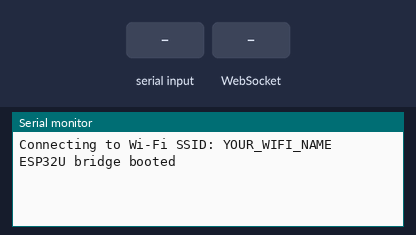
The sketch below on a simulated ESP32. Shown: the last lines printed to the serial monitor. Inputs (shaded band) come from the test bench. WiFi joins after 1.5 s; servers stay silent unless stated.

Above: at 1.2 s.
1.3 s: "sync\n" received over the second serial link
At 1.6 s:
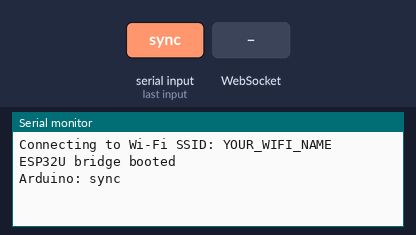
2.8 s: WebSocket text "sync" received
At 4.0 s:
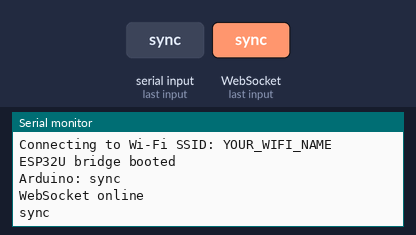
4.3 s: "start_game\n" received over the second serial link
At 5.1 s:
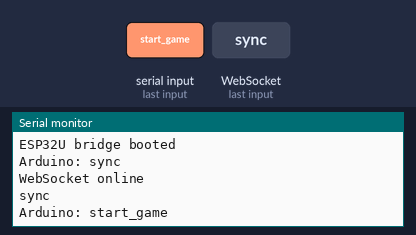
5.8 s: WebSocket text "start_game" received
At 6.3 s:
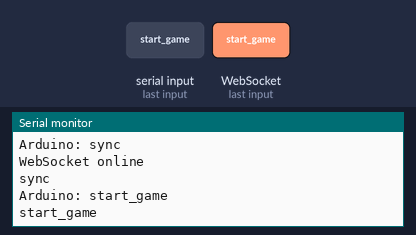
7.3 s: "game_over\n" received over the second serial link
At 8.5 s:
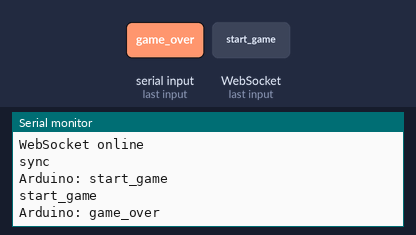
8.8 s: WebSocket text "game_over" received
At 9.7 s:
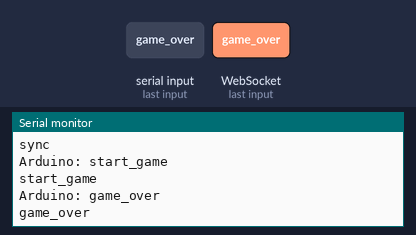

The sketch:

esp32u_bridge.ino
```cpp
/*
  ESP32U bridge firmware

  Role:
  - Connects to Wi-Fi.
  - Connects to Render hardware WebSocket endpoint.
  - Talks to Arduino Uno over UART2.

  Runtime wiring:
  - Arduino D3 -> 1k -> junction -> ESP32U GPIO4
  - junction -> 2.2k -> GND
  - ESP32U GPIO17 -> Arduino D2
  - ESP32U GND -> Arduino GND
*/

// # Libraries
#include <Arduino.h>
#include <WebSocketsClient.h>
#include <WiFi.h>

// # Wi-Fi Settings
#if __has_include("wifi_config.h")
#include "wifi_config.h"
#else
const char* WIFI_SSID = "YOUR_WIFI_NAME";
const char* WIFI_PASSWORD = "YOUR_WIFI_PASSWORD";
#endif

// # Render WebSocket Settings
const char* WS_HOST = "bingo-embedded-system.onrender.com";
const uint16_t WS_PORT = 443;
const char* WS_PATH = "/hardware";

// # UART And Timing Settings
const uint8_t ARDUINO_RX_PIN = 4;   // ESP32 receives from Arduino D3 through divider.
const uint8_t ARDUINO_TX_PIN = 17;  // ESP32 sends to Arduino D2.
const unsigned long HEARTBEAT_INTERVAL_MS = 15000;
const unsigned long WIFI_STATUS_INTERVAL_MS = 5000;
const unsigned long WIFI_RETRY_INTERVAL_MS = 20000;

// # Hardware Objects
WebSocketsClient webSocket;

// # Runtime State
String arduinoLine = "";
bool wsConnected = false;
unsigned long lastHeartbeatAt = 0;
unsigned long lastWifiStatusAt = 0;
unsigned long lastWifiRetryAt = 0;

// # Small JSON Helpers
String extractJsonString(const String& json, const String& key) {
  String pattern = "\"" + key + "\":";
  int keyIndex = json.indexOf(pattern);
  if (keyIndex < 0) return "";

  int quoteStart = json.indexOf('"', keyIndex + pattern.length());
  if (quoteStart < 0) return "";

  int quoteEnd = json.indexOf('"', quoteStart + 1);
  if (quoteEnd < 0) return "";

  return json.substring(quoteStart + 1, quoteEnd);
}

long extractJsonLong(const String& json, const String& key, long fallback) {
  String pattern = "\"" + key + "\":";
  int keyIndex = json.indexOf(pattern);
  if (keyIndex < 0) return fallback;

  int valueStart = keyIndex + pattern.length();
  while (valueStart < (int)json.length() && json[valueStart] == ' ') valueStart++;

  int valueEnd = valueStart;
  while (valueEnd < (int)json.length() && (isDigit(json[valueEnd]) || json[valueEnd] == '-')) {
    valueEnd++;
  }

  if (valueEnd == valueStart) return fallback;
  return json.substring(valueStart, valueEnd).toInt();
}

// # Messages To Server
void sendWs(String payload) {
  if (wsConnected) webSocket.sendTXT(payload);
}

void sendHardwareHello() {
  String deviceId = "esp32u-" + String((uint32_t)ESP.getEfuseMac(), HEX);
  sendWs("{\"type\":\"hardware_hello\",\"deviceId\":\"" + deviceId + "\",\"version\":\"esp32u-bridge-1.0.0\"}");
}

void sendHeartbeat() {
  sendWs("{\"type\":\"heartbeat\",\"uptimeMs\":" + String(millis()) + "}");
}

// # Server WebSocket Events
void webSocketEvent(WStype_t type, uint8_t* payload, size_t length) {
  if (type == WStype_CONNECTED) {
    wsConnected = true;
    Serial.println("WebSocket online");
    Serial2.println("NET:ONLINE");
    sendHardwareHello();
    return;
  }

  if (type == WStype_DISCONNECTED) {
    wsConnected = false;
    Serial.println("WebSocket offline");
    Serial2.println("NET:OFFLINE");
    return;
  }

  if (type != WStype_TEXT) return;

  String message;
  message.reserve(length);
  for (size_t i = 0; i < length; i++) {
    message += (char)payload[i];
  }

  String messageType = extractJsonString(message, "type");
  Serial.println(message);

  if (messageType == "sync") {
    Serial2.println("SYNC:" + extractJsonString(message, "phase"));
    return;
  }

  if (messageType == "start_game") {
    String roundId = extractJsonString(message, "roundId");
    long countdownMs = extractJsonLong(message, "countdownMs", 6000);
    Serial2.println("START:" + roundId + ":" + String(countdownMs));
    return;
  }

  if (messageType == "game_over") {
    String winnerName = extractJsonString(message, "winnerName");
    long winnerSeat = extractJsonLong(message, "winnerSeat", 1);
    long winTimeMs = extractJsonLong(message, "winTimeMs", 0);
    Serial2.println("WIN:" + winnerName + ":" + String(winnerSeat) + ":" + String(winTimeMs));
    return;
  }

  if (messageType == "reset") {
    Serial2.println("RESET");
  }
}

// # Messages From Arduino
void handleArduinoLine(const String& line) {
  Serial.print("Arduino: ");
  Serial.println(line);

  if (line.startsWith("DRAW:")) {
    int number = line.substring(5).toInt();
    sendWs("{\"type\":\"drawn_number\",\"number\":" + String(number) + "}");
    return;
  }

  if (line == "RESET_REQ") {
    sendWs("{\"type\":\"reset_requested\"}");
    return;
  }

  if (line == "HELLO") {
    if (wsConnected) {
      Serial2.println("NET:ONLINE");
    } else if (WiFi.status() == WL_CONNECTED) {
      Serial2.println("NET:OFFLINE");
    } else {
      Serial2.println("NET:WIFI_WAIT");
    }
    sendHardwareHello();
  }
}

// # Arduino UART Reader
void updateArduinoSerial() {
  while (Serial2.available()) {
    char c = (char)Serial2.read();
    if (c == '\r') continue;
    if (c == '\n') {
      arduinoLine.trim();
      if (arduinoLine.length() > 0) handleArduinoLine(arduinoLine);
      arduinoLine = "";
      continue;
    }

    if (arduinoLine.length() < 96) {
      arduinoLine += c;
    }
  }
}

// # Wi-Fi Watchdog
void connectWiFiIfNeeded() {
  if (WiFi.status() == WL_CONNECTED) return;

  const unsigned long now = millis();
  if (now - lastWifiStatusAt >= WIFI_STATUS_INTERVAL_MS) {
    lastWifiStatusAt = now;
    Serial.print("Wi-Fi waiting for SSID: ");
    Serial.print(WIFI_SSID);
    Serial.print(" status=");
    Serial.println(WiFi.status());
    Serial2.println("NET:WIFI_WAIT");
  }

  if (now - lastWifiRetryAt >= WIFI_RETRY_INTERVAL_MS) {
    lastWifiRetryAt = now;
    WiFi.disconnect(false);
    WiFi.begin(WIFI_SSID, WIFI_PASSWORD);
  }
}

// # Setup
void setup() {
  Serial.begin(115200);
  Serial2.begin(9600, SERIAL_8N1, ARDUINO_RX_PIN, ARDUINO_TX_PIN);

  WiFi.mode(WIFI_STA);
  WiFi.setAutoReconnect(true);
  WiFi.persistent(false);
  Serial.print("Connecting to Wi-Fi SSID: ");
  Serial.println(WIFI_SSID);
  WiFi.begin(WIFI_SSID, WIFI_PASSWORD);

  webSocket.beginSSL(WS_HOST, WS_PORT, WS_PATH);
  webSocket.onEvent(webSocketEvent);
  webSocket.setReconnectInterval(5000);
  webSocket.enableHeartbeat(15000, 3000, 2);

  Serial.println("ESP32U bridge booted");
  Serial2.println("NET:BOOT");
}

// # Main Loop
void loop() {
  connectWiFiIfNeeded();
  webSocket.loop();
  updateArduinoSerial();

  if (wsConnected && millis() - lastHeartbeatAt >= HEARTBEAT_INTERVAL_MS) {
    lastHeartbeatAt = millis();
    sendHeartbeat();
  }
}
```

wifi_config.example.h
```cpp
// Copy this file to wifi_config.h and put your real Wi-Fi details there.
// wifi_config.h is ignored by Git so passwords stay local.

const char* WIFI_SSID = "YOUR_WIFI_NAME";
const char* WIFI_PASSWORD = "YOUR_WIFI_PASSWORD";
```

Measured:
- after the input at 1.3 s, the serial monitor: prints a new line at once (image 1)
- after the input at 2.8 s, the serial monitor: prints a new line at once (image 2)
- after the input at 4.3 s, the serial monitor: prints a new line at once (image 3)
- after the input at 5.8 s, the serial monitor: prints a new line at once (image 4)
- after the input at 7.3 s, the serial monitor: prints a new line at once (image 5)
- after the input at 8.8 s, the serial monitor: prints a new line at once (image 6)
